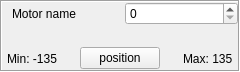
<?xml version="1.0" encoding="UTF-8"?>
<ui version="4.0">
 <class>Form</class>
 <widget class="QWidget" name="Form">
  <property name="geometry">
   <rect>
    <x>0</x>
    <y>0</y>
    <width>240</width>
    <height>72</height>
   </rect>
  </property>
  <property name="sizePolicy">
   <sizepolicy hsizetype="Expanding" vsizetype="Fixed">
    <horstretch>0</horstretch>
    <verstretch>0</verstretch>
   </sizepolicy>
  </property>
  <property name="windowTitle">
   <string>Form</string>
  </property>
  <layout class="QVBoxLayout" name="verticalLayout">
   <property name="spacing">
    <number>0</number>
   </property>
   <property name="leftMargin">
    <number>0</number>
   </property>
   <property name="topMargin">
    <number>0</number>
   </property>
   <property name="rightMargin">
    <number>0</number>
   </property>
   <property name="bottomMargin">
    <number>0</number>
   </property>
   <item>
    <widget class="QFrame" name="frame">
     <property name="frameShape">
      <enum>QFrame::Box</enum>
     </property>
     <property name="frameShadow">
      <enum>QFrame::Sunken</enum>
     </property>
     <layout class="QVBoxLayout" name="verticalLayout_2">
      <property name="spacing">
       <number>0</number>
      </property>
      <property name="leftMargin">
       <number>0</number>
      </property>
      <property name="topMargin">
       <number>0</number>
      </property>
      <property name="rightMargin">
       <number>0</number>
      </property>
      <property name="bottomMargin">
       <number>0</number>
      </property>
      <item>
       <widget class="QWidget" name="top_widget" native="true">
        <property name="sizePolicy">
         <sizepolicy hsizetype="Preferred" vsizetype="Minimum">
          <horstretch>0</horstretch>
          <verstretch>0</verstretch>
         </sizepolicy>
        </property>
        <layout class="QHBoxLayout" name="horizontalLayout">
         <property name="spacing">
          <number>0</number>
         </property>
         <property name="leftMargin">
          <number>0</number>
         </property>
         <property name="topMargin">
          <number>0</number>
         </property>
         <property name="rightMargin">
          <number>0</number>
         </property>
         <property name="bottomMargin">
          <number>0</number>
         </property>
         <item>
          <spacer name="horizontalSpacer">
           <property name="orientation">
            <enum>Qt::Horizontal</enum>
           </property>
           <property name="sizeType">
            <enum>QSizePolicy::Fixed</enum>
           </property>
           <property name="sizeHint" stdset="0">
            <size>
             <width>10</width>
             <height>20</height>
            </size>
           </property>
          </spacer>
         </item>
         <item>
          <widget class="QLabel" name="motor_name_lb">
           <property name="sizePolicy">
            <sizepolicy hsizetype="Preferred" vsizetype="Minimum">
             <horstretch>0</horstretch>
             <verstretch>0</verstretch>
            </sizepolicy>
           </property>
           <property name="text">
            <string>Motor name</string>
           </property>
          </widget>
         </item>
         <item>
          <widget class="QSpinBox" name="motor_offset_sb">
           <property name="sizePolicy">
            <sizepolicy hsizetype="Minimum" vsizetype="Fixed">
             <horstretch>0</horstretch>
             <verstretch>0</verstretch>
            </sizepolicy>
           </property>
          </widget>
         </item>
        </layout>
       </widget>
      </item>
      <item>
       <widget class="QWidget" name="slider_container_widget" native="true">
        <layout class="QVBoxLayout" name="slider_container_layout">
         <property name="spacing">
          <number>0</number>
         </property>
         <property name="leftMargin">
          <number>0</number>
         </property>
         <property name="topMargin">
          <number>0</number>
         </property>
         <property name="rightMargin">
          <number>0</number>
         </property>
         <property name="bottomMargin">
          <number>0</number>
         </property>
        </layout>
       </widget>
      </item>
      <item>
       <widget class="QWidget" name="bottom_widget" native="true">
        <layout class="QHBoxLayout" name="horizontalLayout_2">
         <property name="spacing">
          <number>0</number>
         </property>
         <property name="leftMargin">
          <number>0</number>
         </property>
         <property name="topMargin">
          <number>0</number>
         </property>
         <property name="rightMargin">
          <number>0</number>
         </property>
         <property name="bottomMargin">
          <number>0</number>
         </property>
         <item>
          <spacer name="horizontalSpacer_4">
           <property name="orientation">
            <enum>Qt::Horizontal</enum>
           </property>
           <property name="sizeType">
            <enum>QSizePolicy::Fixed</enum>
           </property>
           <property name="sizeHint" stdset="0">
            <size>
             <width>5</width>
             <height>20</height>
            </size>
           </property>
          </spacer>
         </item>
         <item>
          <widget class="QLabel" name="min_lb">
           <property name="text">
            <string>Min: -135</string>
           </property>
          </widget>
         </item>
         <item>
          <spacer name="horizontalSpacer_2">
           <property name="orientation">
            <enum>Qt::Horizontal</enum>
           </property>
           <property name="sizeHint" stdset="0">
            <size>
             <width>40</width>
             <height>20</height>
            </size>
           </property>
          </spacer>
         </item>
         <item>
          <widget class="QPushButton" name="position_bn">
           <property name="sizePolicy">
            <sizepolicy hsizetype="Minimum" vsizetype="Fixed">
             <horstretch>0</horstretch>
             <verstretch>0</verstretch>
            </sizepolicy>
           </property>
           <property name="text">
            <string>position</string>
           </property>
           <property name="checkable">
            <bool>true</bool>
           </property>
          </widget>
         </item>
         <item>
          <spacer name="horizontalSpacer_5">
           <property name="orientation">
            <enum>Qt::Horizontal</enum>
           </property>
           <property name="sizeHint" stdset="0">
            <size>
             <width>40</width>
             <height>20</height>
            </size>
           </property>
          </spacer>
         </item>
         <item>
          <widget class="QLabel" name="max_lb">
           <property name="text">
            <string>Max: 135</string>
           </property>
          </widget>
         </item>
         <item>
          <spacer name="horizontalSpacer_3">
           <property name="orientation">
            <enum>Qt::Horizontal</enum>
           </property>
           <property name="sizeType">
            <enum>QSizePolicy::Fixed</enum>
           </property>
           <property name="sizeHint" stdset="0">
            <size>
             <width>5</width>
             <height>20</height>
            </size>
           </property>
          </spacer>
         </item>
        </layout>
       </widget>
      </item>
     </layout>
    </widget>
   </item>
  </layout>
 </widget>
 <resources/>
 <connections/>
</ui>
